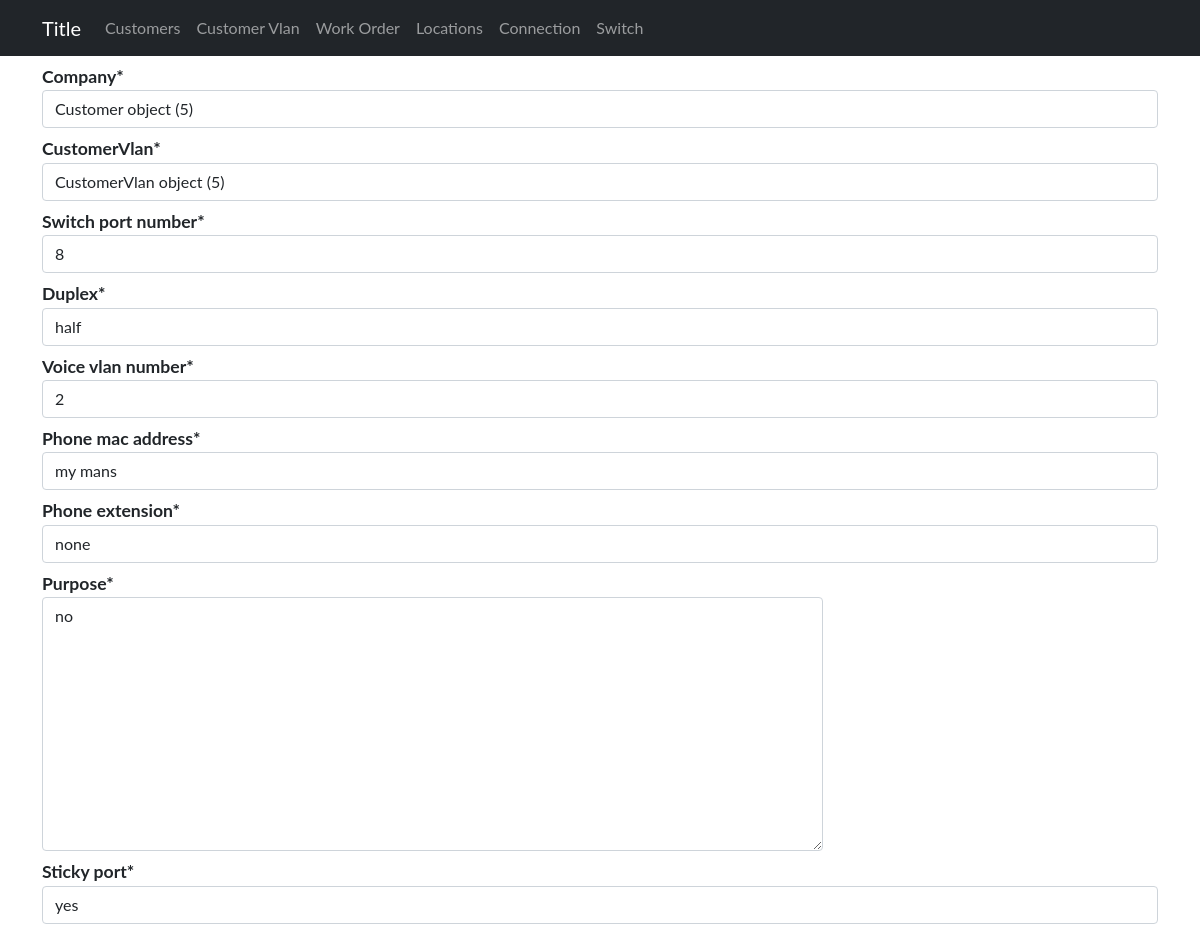
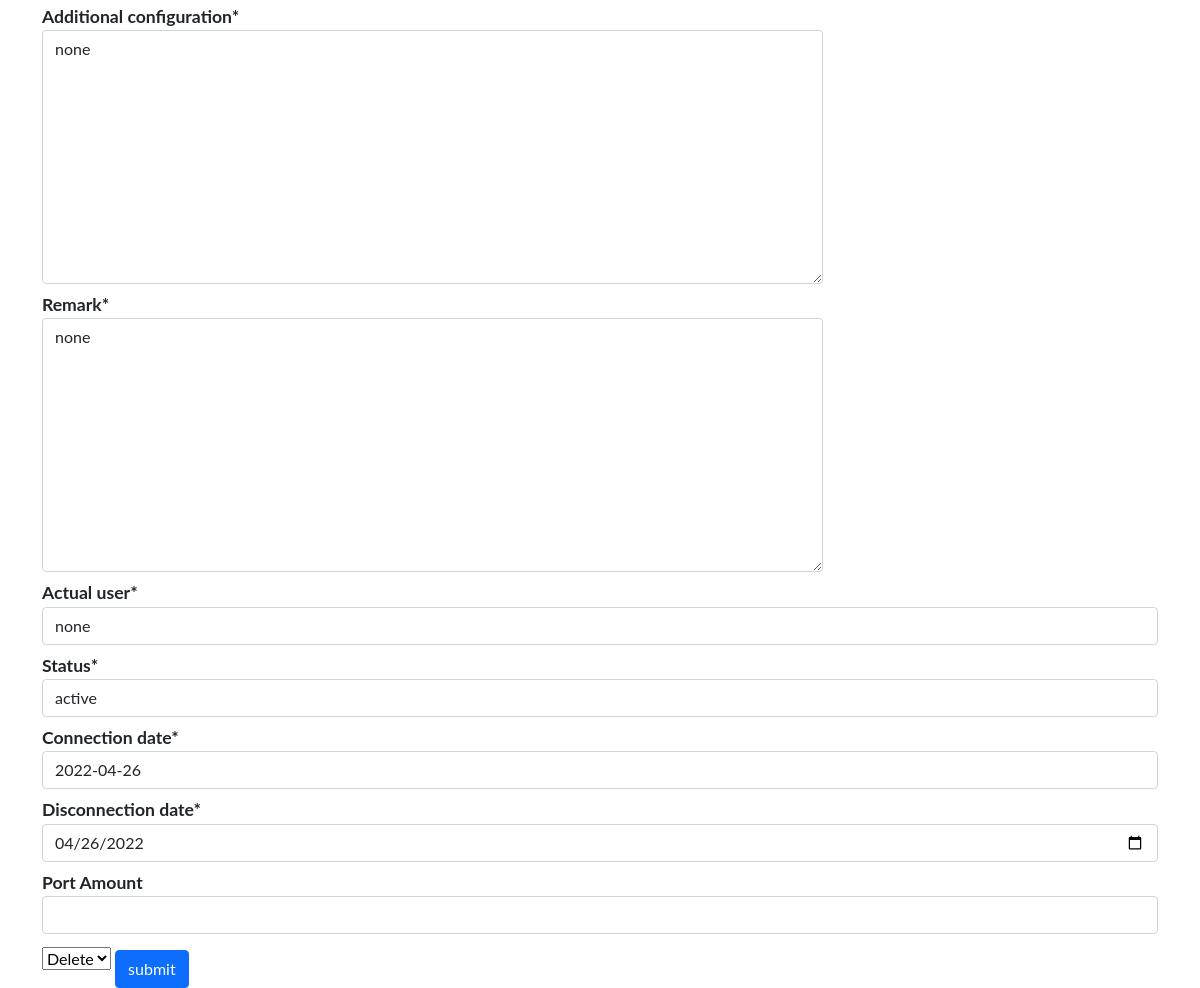
The page /devices/upd/connection/1 on the database its author committed (2 pictures, top to bottom).
### sitadevices/models.py (models this page shows)
class Connections(models.Model):
    company = models.ForeignKey(Customer, on_delete=models.CASCADE)
    customerVlan = models.ForeignKey(CustomerVlan, on_delete=models.CASCADE)
    switch_port_number = models.IntegerField(default=0)
    duplex = models.CharField(choices=duplex, max_length=200,default="none")
    voice_vlan_number = models.IntegerField(default=0)
    phone_mac_address = models.CharField(max_length=200,default="none")
    phone_extension = models.CharField(max_length=200,default="none")
    purpose = models.TextField(default="none")
    sticky_port = models.CharField(choices=yesno, max_length=200,default="none")
    additional_configuration = models.TextField(default="none")
    remark = models.TextField(default="none")
    actual_user = models.CharField(max_length=200,default="none")
    status = models.CharField(choices= status, max_length=200,default="none")
    connection_date = models.DateField(default=timezone.now)
    disconnection_date = models.DateField(default=timezone.now)

### sitadevices/views.py (the view, shortened to what this page needs)
# urls.py: path('upd/connection/<int:connection_id>', ConnectionUpd, name='connectionupd'),
def ConnectionUpd(request,connection_id):
    update = Connections.objects.get(pk=connection_id)
    form = ConnectionsForm(instance=update)
    dataoutlet = DataOutlet.objects.filter(connection=connection_id)
    length = len(dataoutlet)
    filter = CommmunicationRoom.objects.all()
    dic = {
        'id': update,
        'form': form,
        'filter': filter,
    }
    return render(request, 'admin/connection/updconnection.html',{'dic': dic})

### sitadevices/templates/admin/connection/updconnection.html (shortened to what this page needs)
{% extends 'admin/base1.html' %}
{% load crispy_forms_filters %}
{% block content %}
<form enctype="multipart/form-data" action="{%url 'device:connectionupd' dic.id.id%}"  class="" method="POST">
    <div class="container">
        {{dic.form|crispy}}
        <div class="form-group">
            <label for="exampleInputPassword1">Port Amount</label>
            <input name = "port-amount" class="form-control"  >
        </div>
        <select name="option">
                <option value="delete">Delete</option>
        </select>
        <button type="submit" class="btn btn-primary submit" value="submit">submit</button>
    </div>
</form>
{% endblock  %}

### static/Css/devices/styles.css (style rules this page uses)
label { font-weight: bold; font-size: 1.1rem; margin-top: .5rem; }
.submit { margin-top: 1rem; }
.textarea { width:70%; overflow-wrap: break-word; }

### sitadevices/templates/admin/base1.html (style rules this page uses)
body { font-family: "Lato", sans-serif; }

### rows shown on the page
Connections: company "Customer object (5)", customerVlan "CustomerVlan object (5)", switch_port_number "8", duplex "half", voice_vlan_number "2", phone_mac_address "my mans", phone_extension "none", purpose "no", sticky_port "yes", additional_configuration "none", remark "none", actual_user "none", status "active", connection_date "2022-04-26", disconnection_date "04/26/2022"
